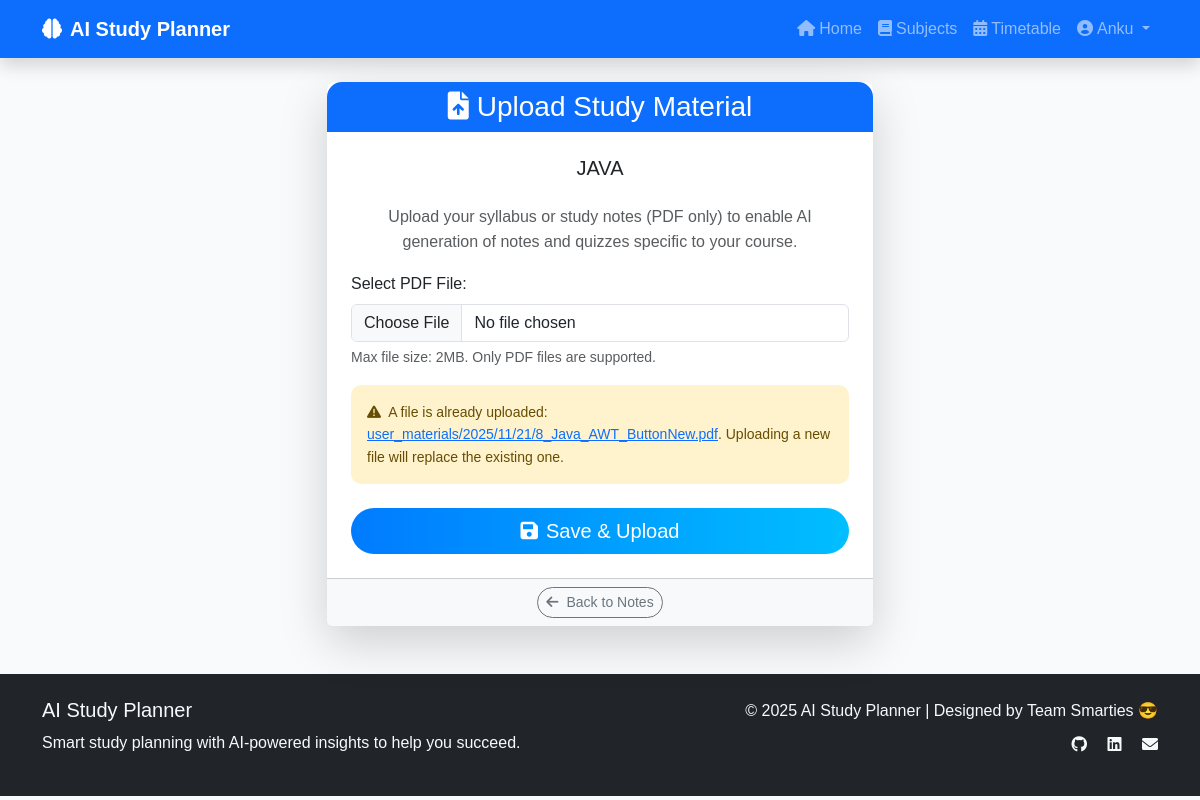
The app's page /subjects/2/upload_material/ (signed in) with its own data.
### planner/models.py (models this page shows, shortened)
class Subject(models.Model):
    name = models.CharField(max_length=100, unique=True)
    syllabus_file = models.FileField(upload_to='syllabus/', blank=True, null=True)
    weightage = models.IntegerField(default=0)

class UserStudyMaterial(models.Model):
    user = models.ForeignKey(User, on_delete=models.CASCADE)
    subject = models.ForeignKey(Subject, on_delete=models.CASCADE)
    user_file = models.FileField(upload_to='user_materials/%Y/%m/%d/')
    uploaded_at = models.DateTimeField(auto_now_add=True)
    class Meta:
        unique_together = ('user', 'subject')

### planner/views.py (the view)
# urls.py: path('subjects/<int:subject_id>/upload_material/', views.upload_study_material, name='upload_material'),
@login_required
def upload_study_material(request, subject_id):
    try:
        from .models import UserStudyMaterial
        from .forms import UserStudyMaterialForm
    except ImportError:
        messages.error(request, "Study Material features are disabled. Please define UserStudyMaterial model and form.")
        return redirect('subjects')
    subject = get_object_or_404(Subject, id=subject_id)
    try:
        existing_material = UserStudyMaterial.objects.get(user=request.user, subject=subject)
    except ObjectDoesNotExist:
        existing_material = None
    if request.method == 'POST':
        form = UserStudyMaterialForm(request.POST, request.FILES, instance=existing_material)
        if form.is_valid():
            material = form.save(commit=False)
            material.user = request.user
            material.subject = subject
            material.save()
            messages.success(request, f"Study material for {subject.name} uploaded successfully!")
            return redirect('notes', subject_id=subject_id)
        else:
            messages.error(request, "Failed to upload file. Check file type and size.")
    else:
        form = UserStudyMaterialForm(instance=existing_material)
    return render(request, 'planner/upload_material.html', {
        'subject': subject,
        'form': form,
        'existing_material': existing_material
    })

### planner/forms.py
class UserStudyMaterialForm(forms.ModelForm):
    class Meta:
        model = UserStudyMaterial
        fields = ['user_file']
        widgets = {
            'user_file': forms.FileInput(attrs={'accept': '.pdf', 'class': 'form-control'}),
        }

### planner/templates/planner/upload_material.html (shortened to what this page needs)
{% extends 'planner/base.html' %}
{% load static %}
{% block content %}
<div class="row justify-content-center">
    <div class="col-md-8 col-lg-6">
        <div class="card shadow-lg border-0 rounded-3">
            <div class="card-header bg-primary text-white text-center rounded-top-3">
                <h3 class="mb-0"><i class="fas fa-file-upload me-2"></i>Upload Study Material</h3>
            </div>
            <div class="card-body p-4">
                <h5 class="card-title text-center mb-4">
                    {{ subject.name }}
                </h5>
                <p class="text-muted text-center">
                    Upload your syllabus or study notes (PDF only) to enable AI generation of notes and quizzes specific to your course.
                </p>
                <form method="post" enctype="multipart/form-data" novalidate>
                    <div class="mb-3">
                        <label for="{{ form.user_file.id_for_label }}" class="form-label">Select PDF File:</label>
                        {{ form.user_file }}
                        <div class="form-text">Max file size: 2MB. Only PDF files are supported.</div>
                    </div>
                    {% if existing_material %}
                        <div class="alert alert-warning small mt-3">
                            <i class="fas fa-exclamation-triangle me-1"></i>
                            A file is already uploaded:
                            <a href="{{ existing_material.user_file.url }}" target="_blank">{{ existing_material.user_file.name|cut:"study_material_uploads/" }}</a>.
                            Uploading a new file will replace the existing one.
                        </div>
                    {% endif %}
                    <div class="d-grid gap-2 mt-4">
                        <button type="submit" class="btn btn-primary btn-lg">
                            <i class="fas fa-save me-2"></i>Save & Upload
                        </button>
                    </div>
                </form>
            </div>
            <div class="card-footer bg-light text-center">
                <a href="{% url 'notes' subject.id %}" class="btn btn-sm btn-outline-secondary">
                    <i class="fas fa-arrow-left me-1"></i> Back to Notes
                </a>
            </div>
        </div>
    </div>
</div>
{% endblock %}

### planner/templates/planner/base.html (shortened to what this page needs)
{% load static %}
<!DOCTYPE html>
<html lang="en">
<head>
  <link href="https://cdn.jsdelivr.net/npm/bootstrap@5.3.2/dist/css/bootstrap.min.css" rel="stylesheet">
  <link href="https://cdnjs.cloudflare.com/ajax/libs/font-awesome/6.0.0/css/all.min.css" rel="stylesheet">
  <link rel="stylesheet" href="{% static 'css/style.css' %}">
</head>
<body>
  <nav class="navbar navbar-expand-lg navbar-dark bg-primary shadow sticky-top">
    <div class="container">
      <a class="navbar-brand fw-bold" href="{% url 'home' %}">
        <i class="fas fa-brain me-2"></i>AI Study Planner
      </a>
      <div class="collapse navbar-collapse" id="navbarNav">
        <ul class="navbar-nav ms-auto">
          <li class="nav-item">
            <a class="nav-link" href="{% url 'home' %}"><i class="fas fa-home me-1"></i>Home</a>
          </li>
          <li class="nav-item">
            <a class="nav-link" href="{% url 'subjects' %}"><i class="fas fa-book me-1"></i>Subjects</a>
          </li>
          <li class="nav-item">
            <a class="nav-link" href="{% url 'timetable' %}"><i class="fas fa-calendar-alt me-1"></i>Timetable</a>
          </li>
          {% if user.is_authenticated %}
          <li class="nav-item dropdown">
            <a class="nav-link dropdown-toggle" href="#" id="profileDropdown" role="button" data-bs-toggle="dropdown" aria-expanded="false" data-bs-auto-close="outside">
              <i class="fas fa-user-circle me-1"></i>{{ user.username }}
            </a>
          </li>
          {% endif %}
        </ul>
      </div>
    </div>
  </nav>
  <div class="container mt-4">
    {% block content %}{% endblock %}
  </div>
  <footer class="bg-dark text-light mt-5 py-4">
    <div class="container">
      <div class="row">
        <div class="col-md-6">
          <h5>AI Study Planner</h5>
          <p>Smart study planning with AI-powered insights to help you succeed.</p>
        </div>
        <div class="col-md-6 text-md-end">
          <p class="mb-0">© 2025 AI Study Planner | Designed by Team Smarties 😎</p>
          <div class="mt-2">
            <a href="#" class="text-light me-3"><i class="fab fa-github"></i></a>
            <a href="#" class="text-light me-3"><i class="fab fa-linkedin"></i></a>
            <a href="#" class="text-light"><i class="fas fa-envelope"></i></a>
          </div>
        </div>
      </div>
    </div>
  </footer>
</body>
</html>

### planner/static/css/style.css (style rules this page uses)
body { background-color: #f8fafc; font-family: "Poppins", sans-serif; line-height: 1.6; }
.navbar { box-shadow: 0 2px 10px rgba(0,0,0,0.1); }
.card { border-radius: 15px; transition: all 0.3s ease; border: none; box-shadow: 0 4px 15px rgba(0,0,0,0.1); }
.card-header { border-radius: 15px 15px 0 0 !important; border: none; font-weight: 600; }
.btn { border-radius: 25px; font-weight: 500; transition: all 0.3s ease; }
.btn-primary { background: linear-gradient(90deg, #007bff, #00bfff); border: none; }
.alert { border-radius: 10px; border: none; }
footer { margin-top: 4rem; }
footer a { transition: color 0.3s ease; }

### records on screen
Subject: name "JAVA"
UserStudyMaterial: user_file.name "user_materials/2025/11/21/8_Java_AWT_ButtonNew.pdf"

### other values on screen
{{ user.username }} "Anku"
